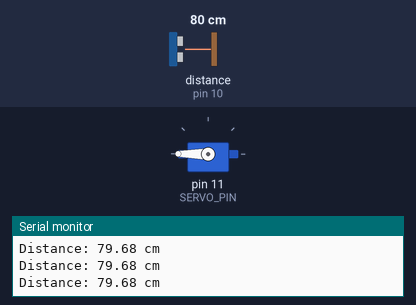
Bench run of a sketch on a simulated Arduino Uno, built with avr-gcc and run on an emulated ATmega328P. On the bench: servo, the last lines printed to the serial monitor. Wiring (inferred from the names in the program): ultrasonic range finder: trigger pin 9; echo pin 10. Inputs (shaded band) come from the test bench; at power-on: distance to the obstacle (sensor on pin 10) 80 cm. The echo pulse lasts 58.3 µs per cm.

Above: at 1.2 s.
1.3 s: distance to the obstacle (sensor on pin 10) set to 12 cm
2.8 s: distance to the obstacle (sensor on pin 10) set to 9 cm
At 4.0 s:
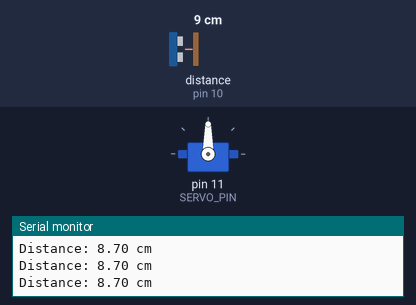
4.3 s: distance to the obstacle (sensor on pin 10) set to 18 cm
At 7.0 s:
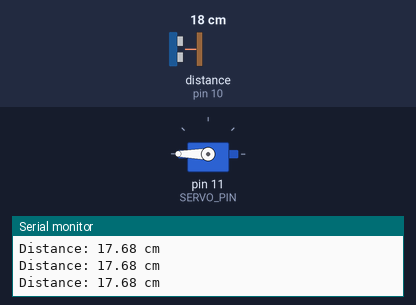
7.3 s: distance to the obstacle (sensor on pin 10) set to 2 cm
At 8.1 s:
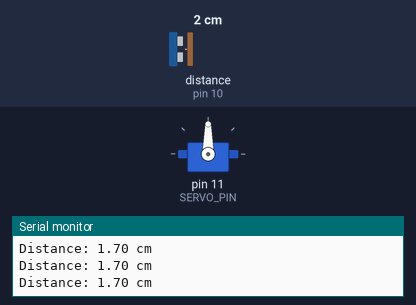
Timing chart, 0 to 9.8 s (numbered marks = the images above; inputs shaded):
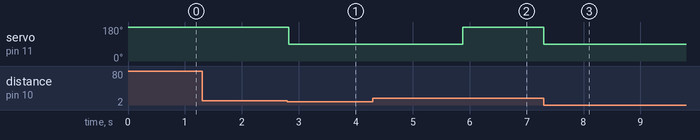

The sketch:

Smart-Trashbin.ino
```cpp
#include <Servo.h>

// Pin definitions
#define TRIGGER_PIN 9    // Ultrasonic sensor trigger pin
#define Echo_PIN 10      // Ultrasonic sensor echo pin
#define SERVO_PIN 11     // Servo motor signal pin
#define MAX_DISTANCE 10  // Distance in cm to trigger opening

// Servo angle definitions
#define LID_UPWARD 180   // Fully open/upward position
#define LID_DOWN 90      // Closed/down position

Servo servo;
unsigned long openTime = 0;
bool lidIsUp = true;  // Track if lid is in upward position

void setup() {
    // Initialize serial communication
    Serial.begin(9600);

    // Attach servo
    servo.attach(SERVO_PIN);
    servo.write(LID_UPWARD);  // Start with lid UPWARD
    lidIsUp = true;

    // Initialize ultrasonic sensor pins
    pinMode(TRIGGER_PIN, OUTPUT);
    pinMode(Echo_PIN, INPUT);

    Serial.println("Automatic Trash Bin System Started");
    Serial.println("Lid UPWARD - waiting for detection");
}

void loop() {
    long duration;
    float distance;

    // Send ultrasonic pulse
    digitalWrite(TRIGGER_PIN, LOW);
    delayMicroseconds(2);
    digitalWrite(TRIGGER_PIN, HIGH);
    delayMicroseconds(10);
    digitalWrite(TRIGGER_PIN, LOW);

    // Measure echo duration
    duration = pulseIn(Echo_PIN, HIGH, 30000);

    // Calculate distance in cm
    distance = duration * 0.0343 / 2;

    // Print distance for debugging
    Serial.print("Distance: ");
    Serial.print(distance);
    Serial.println(" cm");

    // If hand detected and lid is up, close it
    if (distance > 0 && distance <= MAX_DISTANCE && lidIsUp) {
        servo.write(LID_DOWN);  // Close lid
        lidIsUp = false;
        openTime = millis();
        Serial.println("Lid CLOSED - Throw trash now");
    }

    // After 3 seconds, open lid back up
    if (!lidIsUp && (millis() - openTime >= 3000)) {
        servo.write(LID_UPWARD);  // Open lid upward
        lidIsUp = true;
        Serial.println("Lid OPENED (UPWARD) - System ready");
    }

    delay(100);
}
```

Measured:
- the behaviour switches between 11 and 10 cm on distance to the obstacle (sensor on pin 10) (found by bisection; images 0 and 1)
- after the input at 2.8 s, servo on pin 11 (SERVO_PIN): 180° → 90° at once
- after the input at 4.3 s, servo on pin 11 (SERVO_PIN): goes on until 5.9 s, then stays 180°
- after the input at 7.3 s, servo on pin 11 (SERVO_PIN): 180° → 90° at once
